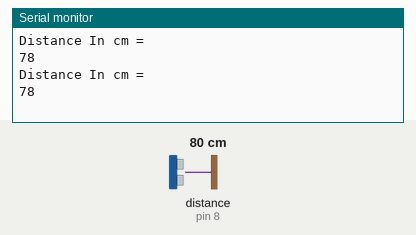
A sketch run on a simulated Arduino Uno, built with avr-gcc and run on an emulated ATmega328P. On the bench: the last lines printed to the serial monitor. Wiring (inferred from the names in the program): ultrasonic range finder: trigger pin 9; echo pin 8. Inputs (shaded band) come from the test bench; at power-on: distance to the obstacle (sensor on pin 8) 80 cm. The echo pulse lasts 58.3 µs per cm.

Above: at 2.8 s.
2.9 s: distance to the obstacle (sensor on pin 8) set to 2 cm
At 5.0 s:
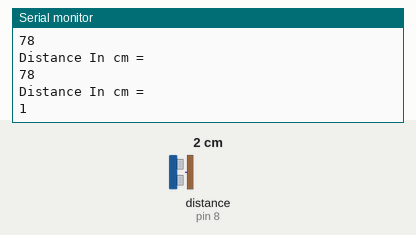
5.6 s: distance to the obstacle (sensor on pin 8) set to 4 cm
At 6.5 s:
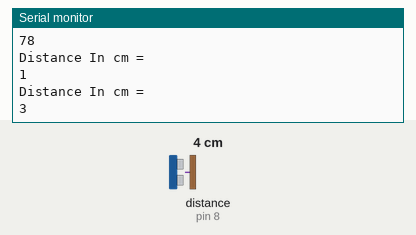
Timing chart, 0 to 8.6 s (numbered marks = the images above; inputs shaded):
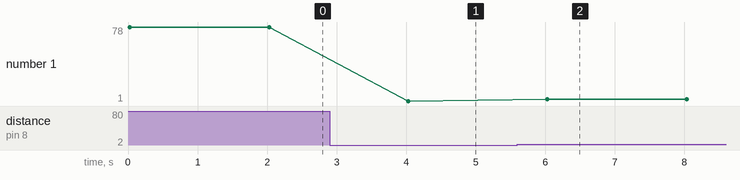

The sketch:

ultrasonicDistanceCalculation.ino
```cpp
int trig = 9;
int echo = 8;
int time = 0;
int distance = 0;
void setup() {
  // put your setup code here, to run once:
Serial.begin(9600);
pinMode(trig,OUTPUT);
pinMode(echo,INPUT);
}

void loop() {
  // put your main code here, to run repeatedly:
digitalWrite(trig,HIGH);
delayMicroseconds(10);
digitalWrite(trig,LOW);
time=pulseIn(echo,HIGH);
distance=(time*0.034)/2;
  Serial.println("Distance In cm = ");
  Serial.println(distance);
delay(2000);
}
```

Measured:
- after the input at 2.9 s, the serial monitor: prints a new line after 1.1 s (image 1)
- after the input at 5.6 s, the serial monitor: prints a new line after 0.43 s (image 2)
- plotted number 1: 78 → 1 after the input at 2.9 s, 1 → 3 after the input at 5.6 s
